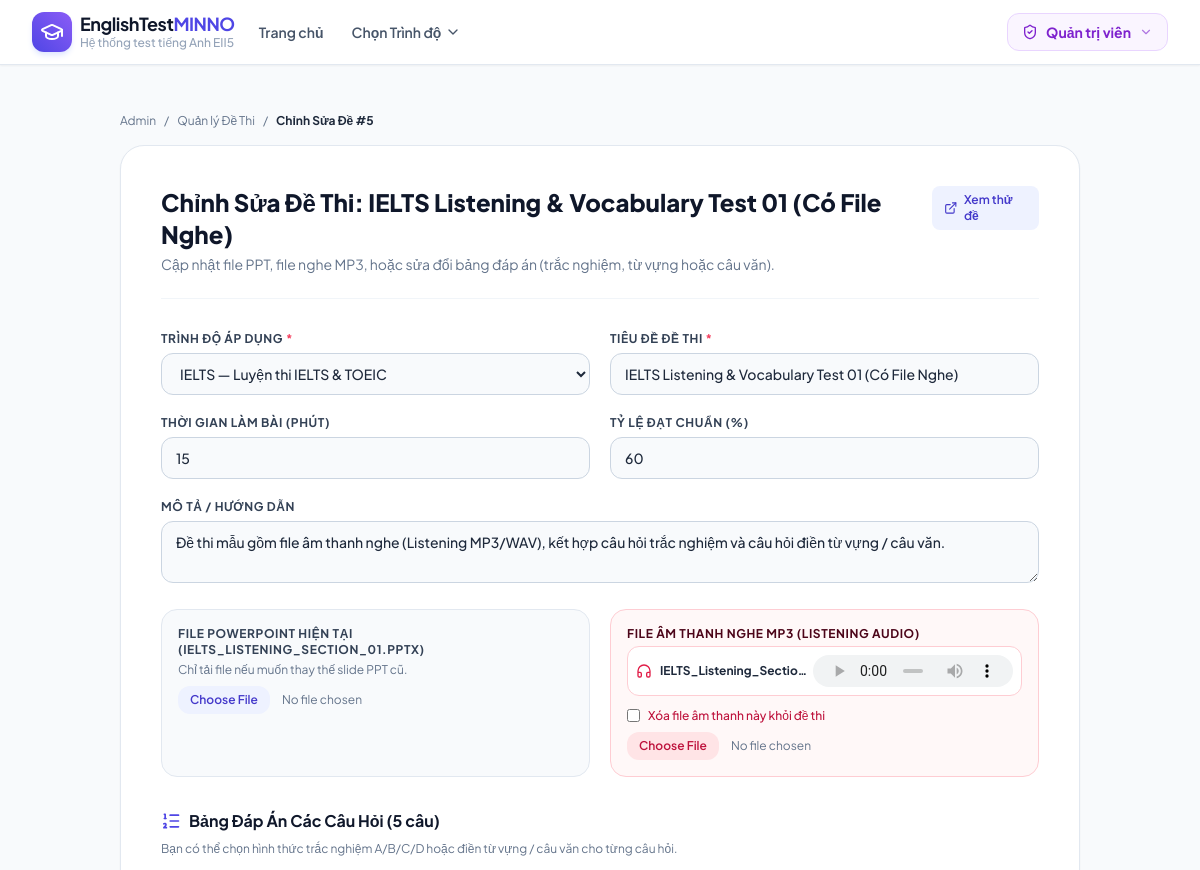
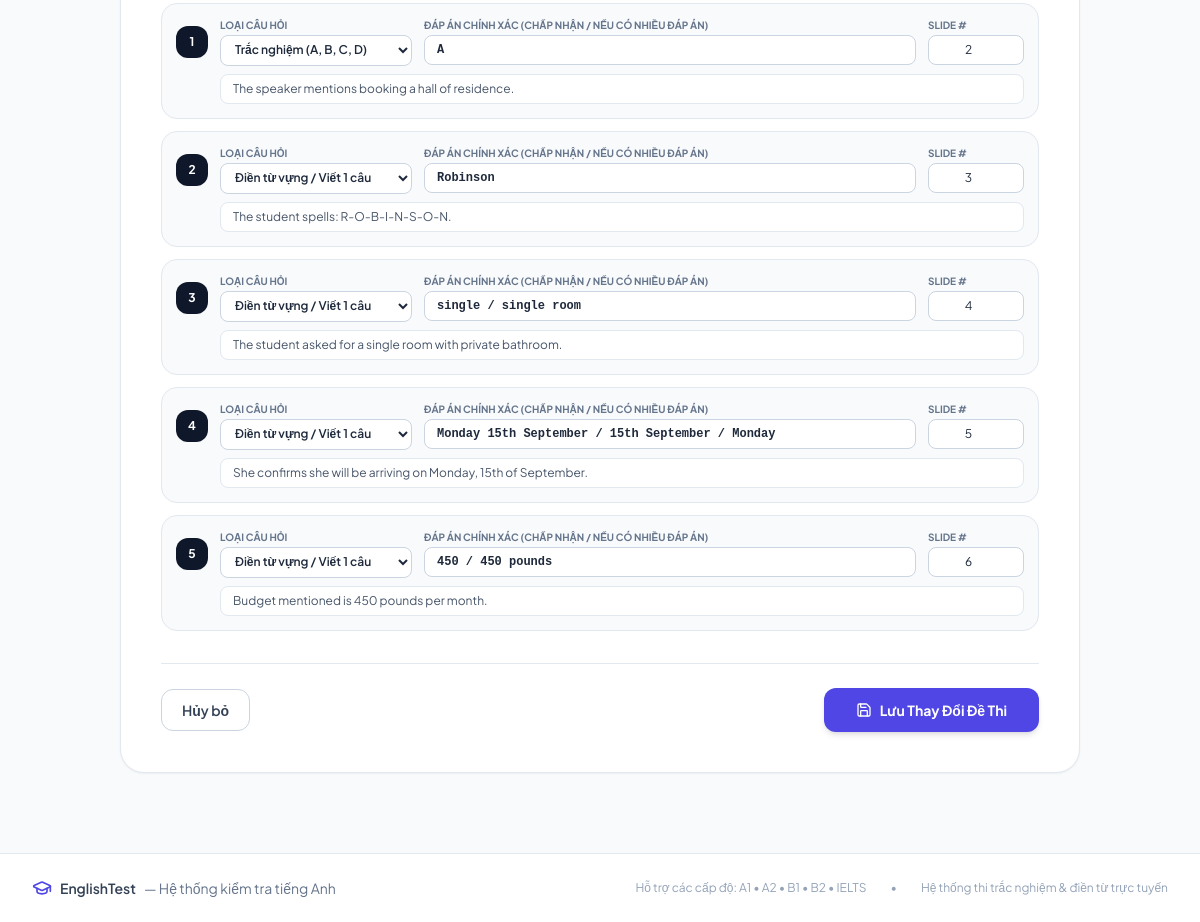
Page /admin/tests/5/edit (signed in) on the committed database (2 pictures, top to bottom).
### models.py (models this page shows, shortened)
class Test(db.Model):
    __tablename__ = 'tests'
    id = db.Column(db.Integer, primary_key=True)
    level_id = db.Column(db.Integer, db.ForeignKey('levels.id', ondelete='CASCADE'), nullable=False)
    title = db.Column(db.String(200), nullable=False)
    description = db.Column(db.Text, nullable=True)
    ppt_filename = db.Column(db.String(255), nullable=True)      # Original filename
    ppt_filepath = db.Column(db.String(500), nullable=True)      # Relative or abs path to ppt file
    slides_folder = db.Column(db.String(500), nullable=True)     # Relative folder under static/ containing slide images
    audio_filename = db.Column(db.String(255), nullable=True)    # Original audio filename (.mp3, .wav)
    audio_filepath = db.Column(db.String(500), nullable=True)    # Relative path under static/ to audio file
    total_slides = db.Column(db.Integer, default=0)
    time_limit_minutes = db.Column(db.Integer, default=15)       # 0 = unlimited
    total_questions = db.Column(db.Integer, default=10)
    pass_percentage = db.Column(db.Integer, default=50)
    is_active = db.Column(db.Boolean, default=True)
    created_at = db.Column(db.DateTime, default=datetime.utcnow)
    questions = db.relationship('Question', backref='test', lazy=True, cascade='all, delete-orphan', order_by='Question.question_number')
    submissions = db.relationship('Submission', backref='test', lazy=True, cascade='all, delete-orphan')

class Level(db.Model):
    __tablename__ = 'levels'
    id = db.Column(db.Integer, primary_key=True)
    code = db.Column(db.String(20), unique=True, nullable=False)  # 'A1', 'A2', 'B1', 'B2', 'C1', 'IELTS'
    name = db.Column(db.String(100), nullable=False)              # 'Trình độ A1 - Căn bản'
    description = db.Column(db.Text, nullable=True)
    badge_color = db.Column(db.String(30), default='blue')        # 'blue', 'green', 'amber', 'purple', 'rose'
    icon_name = db.Column(db.String(50), default='book-open')
    order_num = db.Column(db.Integer, default=1)
    is_active = db.Column(db.Boolean, default=True)
    created_at = db.Column(db.DateTime, default=datetime.utcnow)
    tests = db.relationship('Test', backref='level', lazy=True, cascade='all, delete-orphan')
    @property
    def active_tests_count(self):
        return len([t for t in self.tests if t.is_active])

class Question(db.Model):
    __tablename__ = 'questions'
    id = db.Column(db.Integer, primary_key=True)
    test_id = db.Column(db.Integer, db.ForeignKey('tests.id', ondelete='CASCADE'), nullable=False)
    question_number = db.Column(db.Integer, nullable=False)
    question_text = db.Column(db.Text, nullable=True)            # Prompt or question detail
    question_type = db.Column(db.String(30), default='single_choice') # 'single_choice', 'text_input'
    options_json = db.Column(db.Text, default='["A", "B", "C", "D"]') # Available choices
    correct_answer = db.Column(db.String(255), nullable=False)   # E.g. "A" or "elephant" or "centre / center"
    slide_number = db.Column(db.Integer, default=1)              # Associated PPT slide number
    audio_file = db.Column(db.String(500), nullable=True)        # Optional question-specific audio clip
    points = db.Column(db.Float, default=1.0)
    explanation = db.Column(db.Text, nullable=True)

### app.py (the view, shortened to what this page needs)
@app.route('/admin/tests/<int:test_id>/edit', methods=['GET', 'POST'])
@admin_required
def admin_edit_test(test_id):
    test = Test.query.get_or_404(test_id)
    levels = Level.query.filter_by(is_active=True).order_by(Level.order_num).all()
    return render_template('admin/test_edit.html', test=test, levels=levels)

### templates/admin/test_edit.html (shortened to what this page needs)
{% extends 'base.html' %}
{% block content %}
<div class="max-w-5xl mx-auto px-4 sm:px-6 lg:px-8 py-8">
    <div class="flex items-center space-x-2 text-xs text-slate-500 mb-4">
        <a href="{{ url_for('admin_dashboard') }}" class="hover:text-indigo-600">Admin</a>
        <span>/</span>
        <a href="{{ url_for('admin_tests') }}" class="hover:text-indigo-600">Quản lý Đề Thi</a>
        <span>/</span>
        <span class="text-slate-800 font-bold">Chỉnh Sửa Đề #{{ test.id }}</span>
    </div>
    <div class="bg-white rounded-3xl border border-slate-200 shadow-sm overflow-hidden p-6 md:p-10">
        <div class="mb-8 pb-6 border-b border-slate-100 flex items-start justify-between">
            <div>
                <h1 class="text-2xl font-extrabold text-slate-900">
                    Chỉnh Sửa Đề Thi: {{ test.title }}
                </h1>
                <p class="text-slate-500 text-sm mt-1">
                    Cập nhật file PPT, file nghe MP3, hoặc sửa đổi bảng đáp án (trắc nghiệm, từ vựng hoặc câu văn).
                </p>
            </div>
            <a href="{{ url_for('take_test', test_id=test.id) }}" target="_blank" class="px-3 py-1.5 rounded-lg bg-indigo-50 text-indigo-700 font-semibold text-xs flex items-center space-x-1.5 hover:bg-indigo-100 transition">
                <i data-lucide="external-link" class="w-3.5 h-3.5"></i>
                <span>Xem thử đề</span>
            </a>
        </div>
        <form method="POST" action="{{ url_for('admin_edit_test', test_id=test.id) }}" enctype="multipart/form-data" class="space-y-8">
            <div class="grid grid-cols-1 md:grid-cols-2 gap-5">
                <div>
                    <label for="level_id" class="block text-xs font-bold text-slate-700 uppercase tracking-wider mb-1.5">
                        Trình độ áp dụng <span class="text-rose-500">*</span>
                    </label>
                    <select name="level_id" id="level_id" required class="w-full px-3.5 py-2.5 bg-slate-50 border border-slate-300 rounded-xl focus:ring-2 focus:ring-indigo-500 font-medium text-sm">
                        {% for lvl in levels %}
                        <option value="{{ lvl.id }}" {% if lvl.id == test.level_id %}selected{% endif %}>
                            {{ lvl.code }} — {{ lvl.name }}
                        </option>
                        {% endfor %}
                    </select>
                </div>
                <div>
                    <label for="title" class="block text-xs font-bold text-slate-700 uppercase tracking-wider mb-1.5">
                        Tiêu đề đề thi <span class="text-rose-500">*</span>
                    </label>
                    <input
                        type="text"
                        name="title"
                        id="title"
                        value="{{ test.title }}"
                        required
                        class="w-full px-3.5 py-2.5 bg-slate-50 border border-slate-300 rounded-xl focus:ring-2 focus:ring-indigo-500 font-medium text-sm"
                    >
                </div>
                <div>
                    <label for="time_limit_minutes" class="block text-xs font-bold text-slate-700 uppercase tracking-wider mb-1.5">
                        Thời gian làm bài (Phút)
                    </label>
                    <input
                        type="number"
                        name="time_limit_minutes"
                        id="time_limit_minutes"
                        value="{{ test.time_limit_minutes }}"
                        min="1"
                        class="w-full px-3.5 py-2.5 bg-slate-50 border border-slate-300 rounded-xl focus:ring-2 focus:ring-indigo-500 font-medium text-sm"
                    >
                </div>
                <div>
                    <label for="pass_percentage" class="block text-xs font-bold text-slate-700 uppercase tracking-wider mb-1.5">
                        Tỷ lệ đạt chuẩn (%)
                    </label>
                    <input
                        type="number"
                        name="pass_percentage"
                        id="pass_percentage"
                        value="{{ test.pass_percentage }}"
                        min="1"
                        max="100"
                        class="w-full px-3.5 py-2.5 bg-slate-50 border border-slate-300 rounded-xl focus:ring-2 focus:ring-indigo-500 font-medium text-sm"
                    >
                </div>
                <div class="md:col-span-2">
                    <label for="description" class="block text-xs font-bold text-slate-700 uppercase tracking-wider mb-1.5">
                        Mô tả / Hướng dẫn
                    </label>
                    <textarea
                        name="description"
                        id="description"
                        rows="2"
                        class="w-full px-3.5 py-2.5 bg-slate-50 border border-slate-300 rounded-xl focus:ring-2 focus:ring-indigo-500 font-medium text-sm"
                    >{{ test.description or '' }}</textarea>
                </div>
                <div class="bg-slate-50 p-4 rounded-2xl border border-slate-200">
                    <label class="block text-xs font-bold text-slate-700 uppercase tracking-wider mb-1">
                        File PowerPoint hiện tại ({{ test.ppt_filename or 'Không có' }})
                    </label>
                    <p class="text-xs text-slate-500 mb-2">Chỉ tải file nếu muốn thay thế slide PPT cũ.</p>
                    <input
                        type="file"
                        name="ppt_file"
                        accept=".pptx,.ppt"
                        class="text-xs text-slate-500 file:mr-3 file:py-1.5 file:px-3 file:rounded-xl file:border-0 file:text-xs file:font-semibold file:bg-indigo-50 file:text-indigo-700 hover:file:bg-indigo-100"
                    >
                </div>
                <div class="bg-rose-50/50 p-4 rounded-2xl border border-rose-200">
                    <label class="block text-xs font-bold text-rose-950 uppercase tracking-wider mb-1">
                        File Âm Thanh Nghe MP3 (Listening Audio)
                    </label>
                    {% if test.audio_filepath %}
                    <div class="mb-2 p-2 bg-white rounded-xl border border-rose-200 flex items-center justify-between">
                        <div class="flex items-center space-x-2 truncate">
                            <i data-lucide="headphones" class="w-4 h-4 text-rose-600 flex-shrink-0"></i>
                            <span class="text-xs font-bold text-slate-800 truncate">{{ test.audio_filename or 'audio.mp3' }}</span>
                        </div>
                        <audio src="{{ url_for('static', filename=test.audio_filepath) }}" controls class="h-8 max-w-[200px]"></audio>
                    </div>
                    <label class="inline-flex items-center space-x-2 text-xs text-rose-700 font-medium cursor-pointer mb-2">
                        <input type="checkbox" name="remove_audio" value="1" class="rounded text-rose-600">
                        <span>Xóa file âm thanh này khỏi đề thi</span>
                    </label>
                    {% else %}
                    <p class="text-xs text-slate-500 mb-2">Đề thi hiện chưa có file âm thanh nghe.</p>
                    {% endif %}
                    <div>
                        <input
                            type="file"
                            name="audio_file"
                            accept=".mp3,.wav,.m4a,.ogg"
                            class="text-xs text-slate-500 file:mr-3 file:py-1.5 file:px-3 file:rounded-xl file:border-0 file:text-xs file:font-semibold file:bg-rose-100 file:text-rose-700 hover:file:bg-rose-200"
                        >
                    </div>
                </div>
            </div>
            <div>
                <h3 class="text-base font-bold text-slate-900 mb-2 flex items-center space-x-2">
                    <i data-lucide="list-ordered" class="w-5 h-5 text-indigo-600"></i>
                    <span>Bảng Đáp Án Các Câu Hỏi ({{ test.questions|length }} câu)</span>
                </h3>
                <p class="text-xs text-slate-500 mb-4">
                    Bạn có thể chọn hình thức trắc nghiệm A/B/C/D hoặc điền từ vựng / câu văn cho từng câu hỏi.
                </p>
                <div class="space-y-3">
                    {% for q in test.questions %}
                    <div class="p-3.5 bg-slate-50 rounded-2xl border border-slate-200 space-y-2">
                        <div class="flex flex-wrap items-center gap-3">
                            <span class="w-8 h-8 rounded-xl bg-slate-900 text-white font-bold text-xs flex items-center justify-center flex-shrink-0">
                                {{ q.question_number }}
                            </span>
                            <div class="w-48">
                                <label class="block text-[10px] text-slate-500 font-bold uppercase mb-0.5">Loại câu hỏi</label>
                                <select name="q_type_{{ q.id }}" class="w-full px-2.5 py-1.5 text-xs font-semibold bg-white border border-slate-300 rounded-lg">
                                    <option value="single_choice" {% if q.question_type == 'single_choice' %}selected{% endif %}>
                                        Trắc nghiệm (A, B, C, D)
                                    </option>
                                    <option value="text_input" {% if q.question_type == 'text_input' %}selected{% endif %}>
                                        Điền từ vựng / Viết 1 câu
                                    </option>
                                </select>
                            </div>
                            <div class="flex-1 min-w-[220px]">
                                <label class="block text-[10px] text-slate-500 font-bold uppercase mb-0.5">
                                    Đáp án chính xác (chấp nhận / nếu có nhiều đáp án)
                                </label>
                                <input
                                    type="text"
                                    name="q_ans_{{ q.id }}"
                                    value="{{ q.correct_answer }}"
                                    required
                                    class="w-full px-3 py-1.5 text-xs font-mono font-bold bg-white border border-slate-300 rounded-lg"
                                >
                            </div>
                            <div class="w-24">
                                <label class="block text-[10px] text-slate-500 font-bold uppercase mb-0.5">Slide #</label>
                                <input
                                    type="number"
                                    name="q_slide_{{ q.id }}"
                                    value="{{ q.slide_number }}"
                                    min="1"
                                    class="w-full px-2 py-1.5 text-xs bg-white border border-slate-300 rounded-lg text-center"
                                >
                            </div>
                        </div>
                        <div class="pl-11">
                            <input
                                type="text"
                                name="q_exp_{{ q.id }}"
                                value="{{ q.explanation or '' }}"
                                placeholder="Giải thích ngữ pháp hoặc từ vựng..."
                                class="w-full px-3 py-1.5 text-xs bg-white border border-slate-200 rounded-lg text-slate-600"
                            >
                        </div>
                    </div>
                    {% endfor %}
                </div>
            </div>
            <div class="pt-6 border-t border-slate-200 flex items-center justify-between">
                <a href="{{ url_for('admin_tests') }}" class="px-5 py-2.5 rounded-xl border border-slate-300 text-slate-700 font-semibold hover:bg-slate-50 text-sm transition">
                    Hủy bỏ
                </a>
                <button
                    type="submit"
                    class="px-8 py-3 bg-indigo-600 hover:bg-indigo-700 text-white font-bold rounded-xl text-sm shadow-md transition flex items-center space-x-2"
                >
                    <i data-lucide="save" class="w-4 h-4"></i>
                    <span>Lưu Thay Đổi Đề Thi</span>
                </button>
            </div>
        </form>
    </div>
</div>
{% endblock %}

### rows in the picture
Test: id "5", title "IELTS Listening & Vocabulary Test 01 (Có File Nghe)", level_id "IELTS — Luyện thi IELTS & TOEIC", time_limit_minutes "15", pass_percentage "60", description "Đề thi mẫu gồm file âm thanh nghe (Listening MP3/WAV), kết hợp câu hỏi trắc nghiệm và câu hỏi điền từ vựng / câu văn.", ppt_filename "IELTS_LISTENING_SECTION_01.PPTX", audio_filename "IELTS_Listening_Sectio…"
Question: question_number "1", question_type+id "Trắc nghiệm (A, B, C, D)", correct_answer "A", slide_number "2", id "The speaker mentions booking a hall of residence."
Question: question_number "2", question_type+id "Điền từ vựng / Viết 1 câu", correct_answer "Robinson", slide_number "3", id "The student spells: R-O-B-I-N-S-O-N."
Question: question_number "3", question_type+id "Điền từ vựng / Viết 1 câu", correct_answer "single / single room", slide_number "4", id "The student asked for a single room with private bathroom."
Question: question_number "4", question_type+id "Điền từ vựng / Viết 1 câu", id "Monday 15th September / 15th September / Monday", slide_number "5", id "She confirms she will be arriving on Monday, 15th of September."
Question: question_number "5", question_type+id "Điền từ vựng / Viết 1 câu", correct_answer "450 / 450 pounds", slide_number "6", id "Budget mentioned is 450 pounds per month."

### other values in the picture
{{ test.questions|length }} "5"
